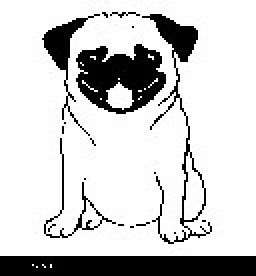
#> input picture images/pug_binary.jpg, 128 x 138 px (shown 2 times larger)
$ python test.py   (older library calls are emulated)
#> lines starting #> are read from the running program, lines starting #| are printed output that depends on the picture
import numpy as np
import matplotlib.pyplot as plt
from scipy.misc import imread

prop = 0.7
varSigma = 0.1
image = imread('images/pug_binary.jpg')
#> image is the input picture: shape (138, 128); min 0, max 255, mean 206.5
image = image / 255
m = image.shape[0]
#> m = 138
n = image.shape[1]
#> n = 128
#this list is [h, beta,eta]
const_list = [0,.1,.02]


def add_gaussian_noise(image, prop, varSigma):
#> called with prop = 0.7, varSigma = 0.1
    N = int(np.round(np.prod(image.shape) * prop))
#> N = 12365
    index = np.unravel_index(np.random.permutation(np.prod(image.shape))[1:N], image.shape)
    e = varSigma * np.random.random(np.prod(image.shape)).reshape(image.shape)
    image2 = np.copy(image).astype('float')
    image2[index] += e[index]
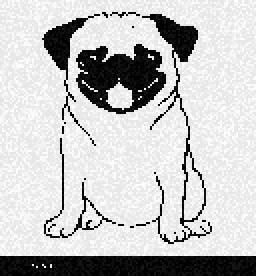
#> image2: shape (138, 128) float64 (shown 2 times larger); min 0, max 1.1, mean 0.845; drawn with min black and max white
    return image2

def get_neighbours(i,j,M,N,size=4):
    if size==4:
        if (i==0 and j==0):
            n=[(0,1), (1,0)]
        elif i==0 and j==N-1:
            n=[(0,N-2), (1,N-1)]
        elif i==M-1 and j==0:
            n=[(M-1,1), (M-2,0)]
        elif i==M-1 and j==N-1:
            n=[(M-1,N-2), (M-2,N-1)]
        elif i==0:
            n=[(0,j-1), (0,j+1), (1,j)]
        elif i==M-1:
            n=[(M-1,j-1), (M-1,j+1), (M-2,j)]
        elif j==0:
            n=[(i-1,0), (i+1,0), (i,1)]
        elif j==N-1:
            n=[(i-1,N-1), (i+1,N-1), (i,N-2)]
        else:
            n=[(i-1,j), (i+1,j), (i,j-1), (i,j+1)]
        return n
    if size==8:
        if (i==0 and j==0):
            n=[(0,1), (1,0), (1,1)]
        elif i==0 and j==N-1:
            n=[(0,N-2), (1,N-1), (1, N-2)]
        elif i==M-1 and j==0:
            n=[(M-1,1), (M-2,0), (M-2,1)]
        elif i==M-1 and j==N-1:
            n=[(M-1,N-2), (M-2,N-1), (M-2,N-2)]
        elif i==0:
            n=[(0,j-1), (0,j+1), (1,j), (1,j-1), (1,j+1)]
        elif i==M-1:
            n=[(M-1,j-1), (M-1,j+1), (M-2,j), (M-2,j-1), (M-2,j+1)]
        elif j==0:
            n=[(i-1,0), (i+1,0), (i,1), (i+1,1), (i-1,1)]
        elif j==N-1:
            n=[(i-1,N-1), (i+1,N-1), (i,N-2), (i-1,N-2), (i+1,N-2)]
        else:
            n=[(i-1,j), (i+1,j), (i,j-1), (i,j+1), (i+1,j+1), (i-1,j-1), (i-1,j+1), (i+1,j-1)]
        return n

def local_energy(i, j, visable_image, hidden_image):# h* \sum(x_i) -beta* \sum(x_i x_j) -eta \sum(x_i y_i)
    global m ,n, const_list
    neighbours = get_neighbours(i, j, m, n, 8)
    total_pixels = m*n
    h = const_list[0]
    beta = const_list[1]
    eta = const_list[2]
    x_sum = hidden_image[i, j]
    x_neighbord_sum = hidden_image[i, j] * np.sum((list(map(lambda x: hidden_image[x[0],x[1]], neighbours))))
    x_y_sum = visable_image[i, j] *hidden_image[i, j]
    energy = (h * x_sum - beta * x_neighbord_sum - eta *x_y_sum) / total_pixels
    return energy

def calculate_total_energy(visable_image, hidden_image):
    global m, n
    energy = 0.
    for i in range(m):
        for j in range(n):
            energy += local_energy(i, j, visable_image, hidden_image)
#> this loop made 138 passes
    return energy


def icm(i, j, total_energy, visable_image, hidden_image):
    energy = local_energy(i, j, visable_image, hidden_image)
    other_energy = total_energy - energy
    # print("other", other_energy)
    #flip
    temp_hidden_image = np.copy(hidden_image)
    if(temp_hidden_image[i,j]>1):
        temp_hidden_image[i,j] = 0
    else:
        temp_hidden_image[i,j] = 1
    temp_energy = local_energy(i, j, visable_image, temp_hidden_image)
    # print("energy", energy)
    # print("temp_energy", temp_energy)
    if energy > temp_energy:
        print("flip")
        if(hidden_image[i,j]>1):
            hidden_image[i,j] = 0
        else:
            hidden_image[i,j] = 1
        flipped_energy = local_energy(i, j, visable_image, hidden_image)
        total_energy = other_energy + flipped_energy

image_noise = add_gaussian_noise(image, prop, varSigma)
hidden_image = np.copy(image_noise)
total_energy = calculate_total_energy(image, hidden_image)
# print("init", total_energy)
for times in range(1):
    for i in range(2):
        for j in range(n):
            icm(i, j, total_energy, image, hidden_image)
            # print(total_energy)
plt.imshow(hidden_image, cmap='Greys')
plt.savefig('result/restore.png')
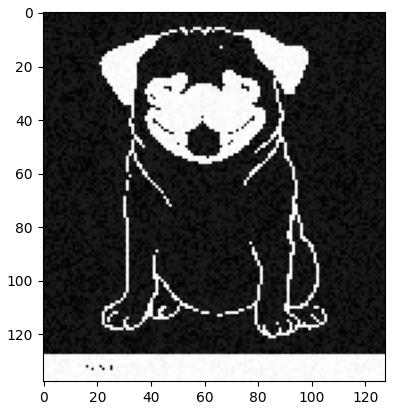
#> figure drawn by matplotlib, 1 panel
